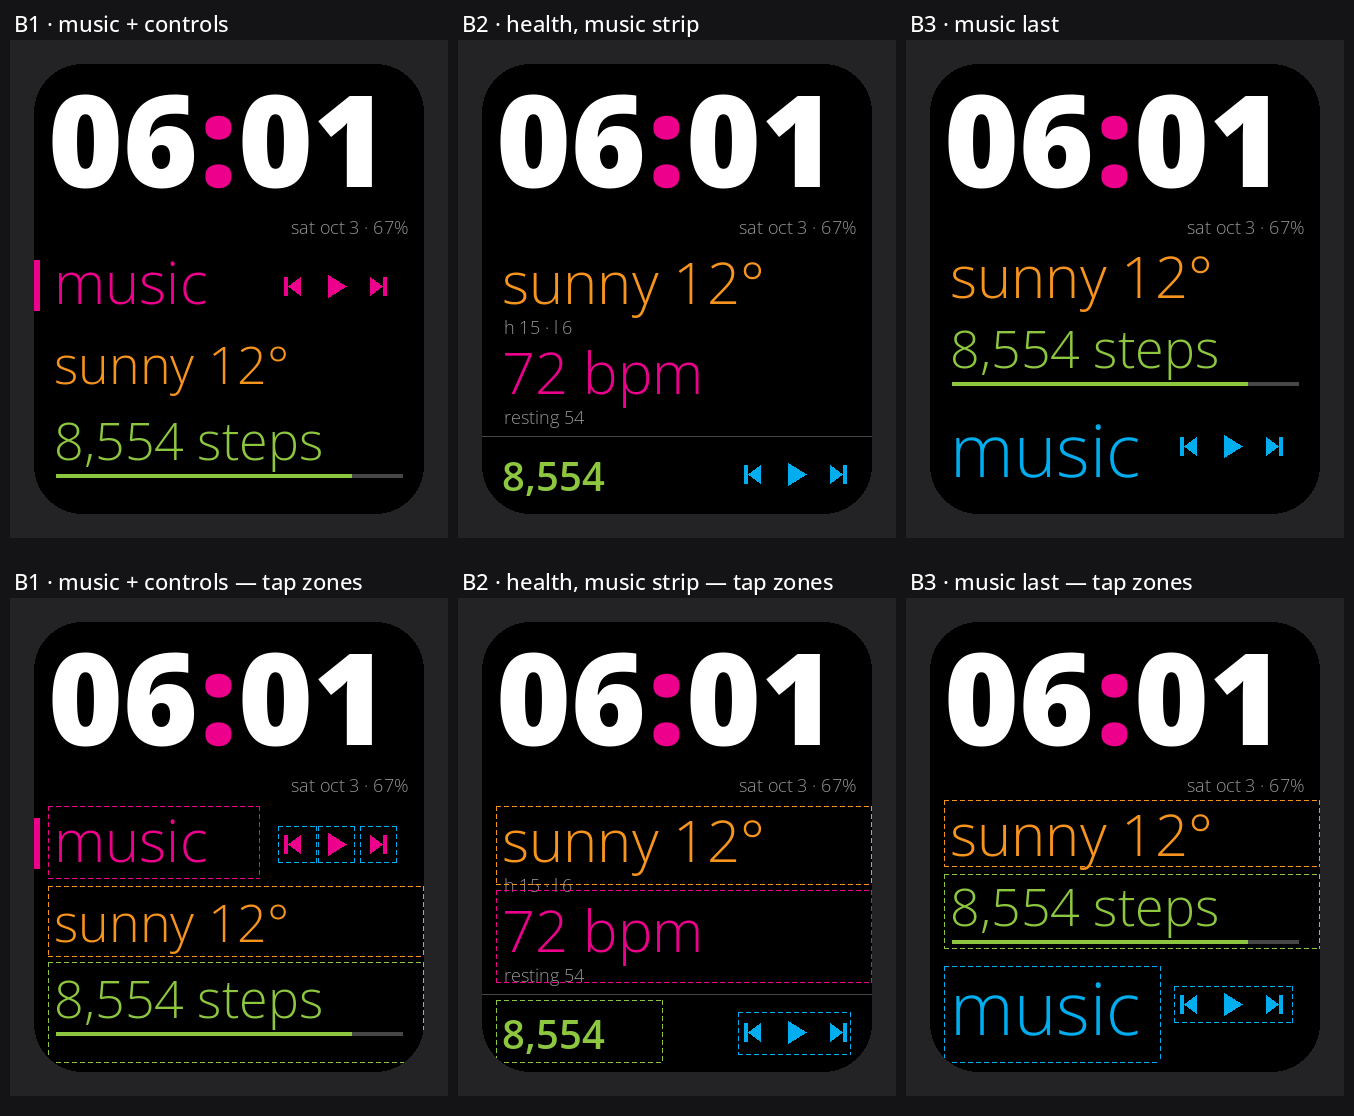

Here is the Python script that generated this plot:
import os
from render import *
from PIL import Image, ImageDraw

def mini_controls(d, x, y, col):
    # prev, play, next at small size, starting x, centered y
    d.rectangle((x, y-9, x+3, y+9), fill=col); d.polygon([(x+16,y-9),(x+16,y+9),(x+4,y)], fill=col)
    d.polygon([(x+44,y-11),(x+44,y+11),(x+62,y)], fill=col)
    d.polygon([(x+86,y-9),(x+86,y+9),(x+98,y)], fill=col); d.rectangle((x+99, y-9, x+102, y+9), fill=col)

def clock(d, y=-14):
    T(d, (14, y), "06", 128, WHITE, 800)
    x = 14 + d.textlength("06", font=f(128, 800))
    T(d, (x+2, y), ":", 128, MAG, 800)
    T(d, (x+40, y), "01", 128, WHITE, 800)
    T(d, (W-16, 150), "sat oct 3 · 67%", 18, GREY, anchor="ra")

def steps_line(d, y):
    T(d, (20, y), "8,554 steps", 52, LIM, 300)
    d.rectangle((22, y+70, 368, y+73), fill=DGREY); d.rectangle((22, y+70, 22+int(346*.855), y+73), fill=LIM)

def b1(ann):  # music line = always "music" + inline controls
    im = Image.new("RGB",(W,H),BLACK); d = ImageDraw.Draw(im); clock(d)
    d.rectangle((0,196,5,246), fill=MAG)
    T(d,(20,178),"music",58,MAG,300); mini_controls(d,250,222,MAG)
    T(d,(20,264),"sunny 12°",52,ORA,300)
    steps_line(d,340)
    if ann: tap(d,(14,184,225,256),MAG); tap(d,(244,204,282,240),CYA); tap(d,(284,204,320,240),CYA); tap(d,(326,204,362,240),CYA); tap(d,(14,264,389,334),ORA); tap(d,(14,340,389,440),LIM)
    return im

def b2(ann):  # third line rotates: tap the word to cycle music / heart / battery (music shown)
    im = Image.new("RGB",(W,H),BLACK); d = ImageDraw.Draw(im); clock(d)
    T(d,(20,178),"sunny 12°",58,ORA,300); T(d,(22,250),"h 15 · l 6",18,GREY)
    T(d,(20,268),"72 bpm",58,MAG,300); T(d,(22,340),"resting 54",18,GREY)
    d.line((0,372,W,372),fill=DGREY)
    T(d,(20,384),"8,554",40,LIM,600); mini_controls(d,262,410,CYA)
    if ann: tap(d,(14,184,389,262),ORA); tap(d,(14,268,389,360),MAG); tap(d,(14,378,180,440),LIM); tap(d,(256,390,368,432),CYA)
    return im

def b3(ann):  # music as a full-width pivot word bleeding off, controls under it
    im = Image.new("RGB",(W,H),BLACK); d = ImageDraw.Draw(im); clock(d)
    T(d,(20,172),"sunny 12°",58,ORA,300)
    steps_line(d,248)
    T(d,(20,336),"music",72,CYA,300); mini_controls(d,250,382,CYA)
    if ann: tap(d,(14,178,389,244),ORA); tap(d,(14,252,389,326),LIM); tap(d,(14,344,230,440),CYA); tap(d,(244,364,362,400),CYA)
    return im

if __name__ == "__main__":
    names=[("B1 · music + controls",b1),("B2 · health, music strip",b2),("B3 · music last",b3)]
    tiles=[[frame(fn(a)) for _,fn in names] for a in (False,True)]
    tw,th=tiles[0][0].size
    sheet=Image.new("RGB",(tw*3+40,th*2+120),(20,20,22)); d=ImageDraw.Draw(sheet)
    for r,row in enumerate(tiles):
        for i,t in enumerate(row):
            x,y=10+i*(tw+10),40+r*(th+60); sheet.paste(t,(x,y))
            T(d,(x+4,y-32),names[i][0]+(" — tap zones" if r else ""),22,WHITE,500)
    sheet.save("hub.png"); print("ok")
